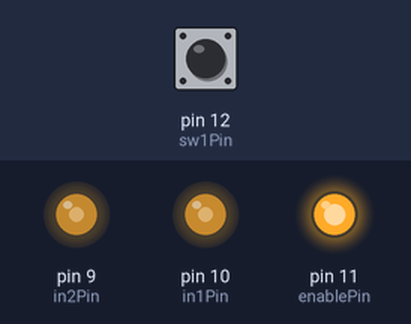
A sketch run on a simulated Arduino Uno, built with avr-gcc and run on an emulated ATmega328P. Parts: output pins drawn as LEDs (lit = HIGH). Inputs (shaded band) come from the test bench; at power-on: pin 12 (sw1Pin) HIGH. What the sketch prints to the serial monitor is not drawn.

Above: at 1.8 s.
1.9 s: pin 12 (sw1Pin) pulled LOW for 3.2 s
At 2.5 s:
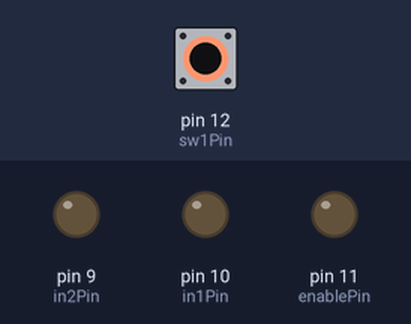
7.1 s: pin 12 (sw1Pin) pulled LOW for 0.65 s
At 10.79 s:
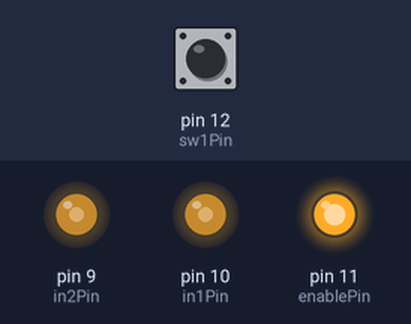
10.9 s: pin 12 (sw1Pin) pulled LOW for 1 s
At 11.5 s:
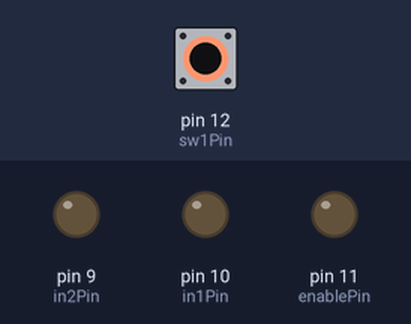
Timing chart, 0 to 28.6 s (numbered marks = the images above; inputs shaded):
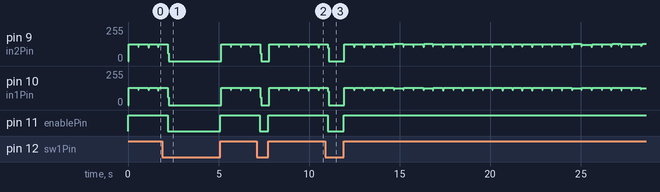

Measured:
- after the input at 1.9 s, pin 11 (enablePin): HIGH → LOW after 0.28 s, → HIGH 2.9 s later
- after the input at 7.1 s, pin 11 (enablePin): HIGH → LOW after 0.18 s, → HIGH 0.47 s later
- after the input at 10.9 s, pin 11 (enablePin): HIGH → LOW after 0.13 s, → HIGH 0.87 s later

The sketch:

magspoof.ino
```cpp
/*
 * Arduino MagSpoof
 *   Ported by Luke Arntson
 *   Original by Samy Kamkar
 *
 * http://github.com/arntsonl/magspoofarduino/
 * http://samy.pl/magspoof/
 */

int CLOCK_US = 330;

int sw1Pin = 12;
int enablePin = 11;
int in1Pin = 10;
int in2Pin = 9;

int dir = 0;

// up to 128 bytes per track
const char* tracks[] = {
"%B123456781234567^LASTNAME/FIRST^YYMMSSSDDDDDDDDDDDDDDDDDDDDDDDDD?\0", // Track 1
";123456781234567=YYMMSSSDDDDDDDDDDDDDD?\0" // Track 2
};

char outTrack1[67];
char outTrack2[41];

const int sublen[] = {
  32, 48, 48
};

const int bitlen[] = {
  7, 5, 5
};

void setup() {
  // put your setup code here, to run once:
  pinMode(sw1Pin, INPUT);
  pinMode(in1Pin, OUTPUT);
  pinMode(in2Pin, OUTPUT);
  pinMode(enablePin, OUTPUT);

  Serial.begin(115200);
}

void playBit(int sendBit)
{
  dir ^= 1;
  digitalWrite(in1Pin, dir);
  digitalWrite(in2Pin, !dir);
  delayMicroseconds(CLOCK_US);
  Serial.print(dir);

  if(sendBit)
  {
    dir ^= 1;
    digitalWrite(in1Pin, dir);
    digitalWrite(in2Pin, !dir);
    Serial.print(dir);
  }
  delayMicroseconds(CLOCK_US);
}

void playTrack(char * data, int trackNum)
{
  int i, j;
  dir = 0;
  for(i = 0; data[i] != '\0'; i++)
  {
    for (j = 0; j < bitlen[trackNum]-1; j++)
    {
      playBit((data[i] >> j) & 1);
    }
  }
}

void playTrackReverse(char * data, int trackNum)
{
  int i=0, j;
  dir = 0;
  while(data[i++] != '\0');
  i--;
  while(i--)
  {
    for (j = bitlen[trackNum]-1; j >= 0; j--)
    {
      playBit((data[i] >> j) & 1);
    }
  }
}

void generateTrack(const char * data, char * out, int trackNum)
{
  int i, j, tmp, crc, lrc = 0;
  dir = 0;

  for(i = 0; data[i] != '\0'; i++)
  {
    crc = 1;
    tmp = data[i] - sublen[trackNum];
    for (j = 0; j < bitlen[trackNum]-1; j++)
    {
      crc ^= tmp & 1;
      lrc ^= (tmp & 1) << j;
      tmp & 1 ? (out[i] |= (1<<j)) : (out[i] &= ~(1 << j));
      tmp >>= 1;
    }
    crc ? (out[i] |= (1 << 4)) : (out[i] &= ~(1 << 4));
  }

  // finish calculating and send last "byte" (LRC)
  tmp = lrc;
  crc = 1;
  for(j = 0; j < bitlen[trackNum]-1; j++)
  {
    crc ^= tmp & 1;
    tmp & 1 ? (out[i] |= (1 << j)) : (out[i] &= ~(1 << j));
    tmp >>= 1;
  }
  crc ? (out[i] |= (1 << 4)) : (out[i] &= ~(1 << 4));
  i++;
  out[i] = '\0';
}

void loop() {
  int i;
  char character;
  int reading;

  // Wait for digital input from switch 1
  reading = digitalRead(sw1Pin);
  if ( reading == 0 )
  {
    return;
  }

  // Generate our tracks
  generateTrack(tracks[0], outTrack1, 0);
  generateTrack(tracks[1], outTrack2, 0);

  noInterrupts();

  // enable H-Bridge and LED
  digitalWrite(enablePin, HIGH);

  // Play 25 0s
  for(i = 0; i < 25; i++)
    playBit(0);

  // play back track 1
  playTrack(outTrack1, 0);

  // 53 zeros between track1 & 2
  for(i = 0; i < 53; i++)
      playBit(0);

  // play back track 2
  playTrackReverse(outTrack2, 1);

  // Play 25 0s
  for(i = 0; i < 25; i++)
    playBit(0);

  // disable H-Bridge and LED
  digitalWrite(in1Pin, LOW);
  digitalWrite(in2Pin, LOW);
  digitalWrite(enablePin, LOW);

  delay(400); // let the chip cool down
  interrupts();
}
```
